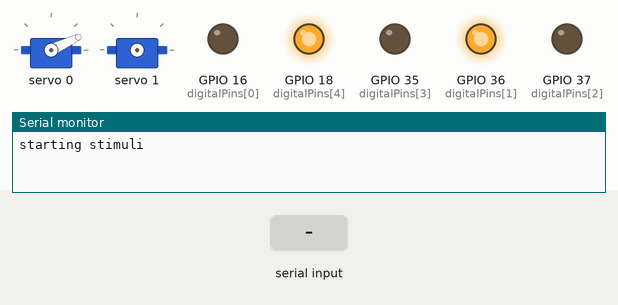
Bench run of a sketch on a simulated ESP32-S3. Parts: 2 × servo, output pins drawn as LEDs (lit = HIGH), the last lines printed to the serial monitor. Dashed ring = blinking. The inputs (shaded band) are chosen by the test bench. Random numbers use the default seed unless the sketch sets one.

Above: at 1.2 s.
1.3 s: "90,45\n" received over Serial
At 3.16 s:
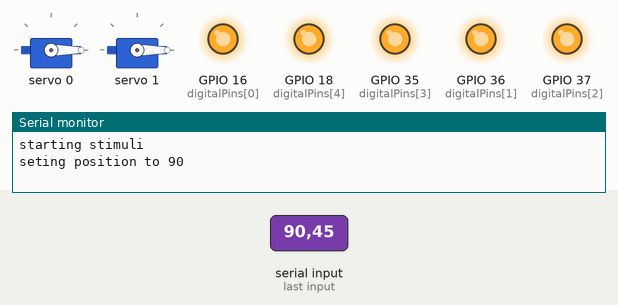
4.3 s: "0\n" received over Serial
At 6.06 s:
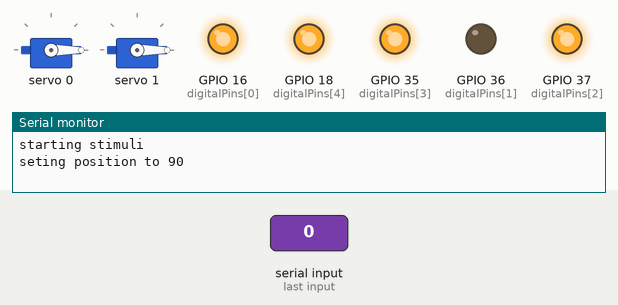
7.3 s: "1\n" received over Serial
At 7.83 s:
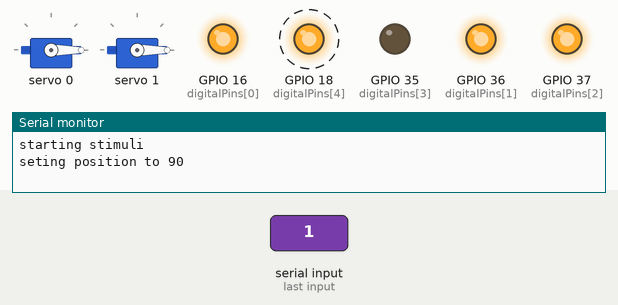
10.3 s: "0\n" received over Serial
13.3 s: "1\n" received over Serial
At 14.7 s:
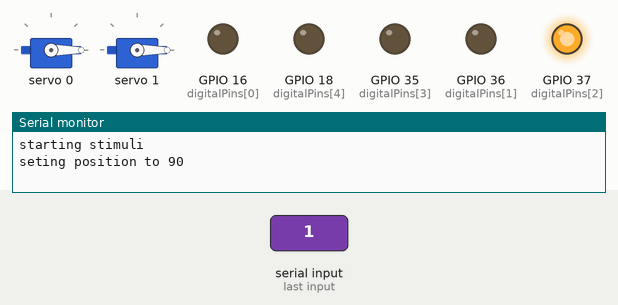
19.3 s: "30,150\n" received over Serial
Timing chart, 0 to 25.2 s (numbered marks = the images above; inputs shaded):
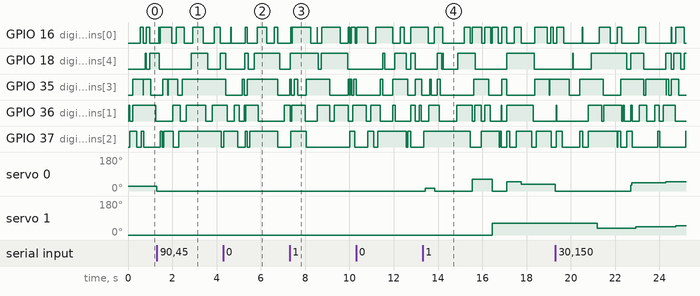

The sketch:

stimulus.ino
```cpp
// code for an adafruit qt py esp32-s3 to create stimului for the teensy as an automated
// replacement for a subject in performance tests.
// The stimuli include:
// 2 servos to create movement for rotary encoders,
// 5 random HIGH/LOW signals as inputs for digitalRead
// It uses a PCA9685 servo driver for convenience
// Requirements: "Adafruit PWM Servo Driver Library by adafruit" for the PCA9685
// https://github.com/adafruit/Adafruit-PWM-Servo-Driver-Library
// Note: a new qt-py esp32-s3 can start out stuck in a state where code uploads fail
// until it was once connected and uploaded using a usb-hub.

#include <Wire.h>
#include <Adafruit_PWMServoDriver.h>

Adafruit_PWMServoDriver pwm = Adafruit_PWMServoDriver();

bool servosActive = true;
int servo0pos = 1000;
int servo0Min = 500;
int servo0Max = 1700;
int servo1pos = 1000;
int servo1Min = 500;
int servo1Max = 1700;
int digitalStates[] = {false, false, false, false, false};
int digitalPins[] = {16, 36, 37, 35, 18};


void setup() {
  for (int i=0; i<5; i++){
    pinMode(digitalPins[i], OUTPUT);
  }

  Serial.begin(115200);
  Serial.println("starting stimuli");

  // the used miuzei metal gear micro servos have a pulse width range 500-2500us
  // => pwm cycle is 400hz max for up to 2500us on => use 350 for some breathing room.
  pwm.begin();
  pwm.setPWMFreq(350);
}

void loop() {
  if (servosActive){
    if(random(2500) == 0){
      servo0pos = random(servo0Min, servo0Max);
      pwm.setPWM(0, 0, servo0pos);
    }
    if(random(2500) == 0){
      servo1pos = random(servo1Min, servo1Max);
      pwm.setPWM(1, 0, servo0pos);
    }
  }
  for (int i=0; i<5; i++){
    if(random(500) == 0){
      digitalStates[i] = !digitalStates[i];
      digitalWrite(digitalPins[i], digitalStates[i]);
    }
  }

  // test for servo functionality and servos on/off:
  while (Serial.available() > 0) {
    digitalWrite(17, HIGH);
    int pos = Serial.readStringUntil('\n').toInt();
    if (pos==0){
      servosActive = false;
    } else if (pos == 1){
      servosActive = true;
    } else {
      Serial.print("seting position to ");
      Serial.println(pos);
      int servoIdx = 0;
      pwm.setPWM(servoIdx, 0, pos); // idx, start_on, start_off on pw time window 0 to 4095
    }
  }
}
```

Measured:
- after the input at 13.3 s, servo 0: 0° → 15° after 0.12 s, → 0° 0.44 s later, → 61° 1.7 s later, → 0° 0.91 s later, … (6 changes in this stretch); servo 1: 0° → 61° after 3.1 s
